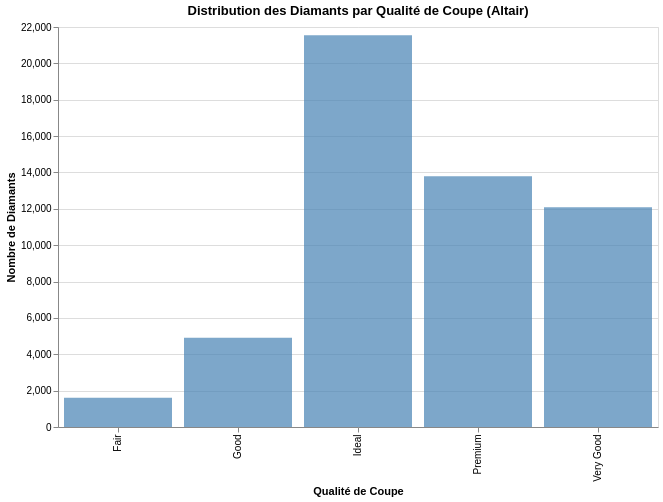

The notebook cell saved with this chart:
### Markdown cell above
### 2.4. Altair

### Code cell
# Créer un diagramme à barres avec Altair
diamonds_by_cut_df = df['cut'].value_counts().reset_index()
diamonds_by_cut_df.columns = ['cut', 'count']

chart = alt.Chart(diamonds_by_cut_df).mark_bar(color='steelblue', opacity=0.7).encode(
    x=alt.X('cut:N', title='Qualité de Coupe'),
    y=alt.Y('count:Q', title='Nombre de Diamants'),
    tooltip=['cut', 'count']
).properties(
    width=600,
    height=400,
    title='Distribution des Diamants par Qualité de Coupe (Altair)'
).interactive()

chart.show()

### Figure 1 — Vega-Lite specification as saved in the notebook (floating-point values rounded to 4 significant figures)
{"config": {"view": {"continuousWidth": 300, "continuousHeight": 300}}, "data": {"name": "data-805ff72a8781605bae6e51f2726fd175"}, "mark": {"type": "bar", "color": "steelblue", "opacity": 0.7}, "encoding": {"tooltip": [{"field": "cut", "type": "nominal"}, {"field": "count", "type": "quantitative"}], "x": {"field": "cut", "title": "Qualité de Coupe", "type": "nominal"}, "y": {"field": "count", "title": "Nombre de Diamants", "type": "quantitative"}}, "height": 400, "params": [{"name": "param_1e9efca18e7a2868", "select": {"type": "interval", "encodings": ["x", "y"]}, "bind": "scales"}], "title": "Distribution des Diamants par Qualité de Coupe (Altair)", "width": 600, "$schema": "https://vega.github.io/schema/vega-lite/v6.1.0.json", "datasets": {"data-805ff72a8781605bae6e51f2726fd175": [{"cut": "Ideal", "count": 21551}, {"cut": "Premium", "count": 13791}, {"cut": "Very Good", "count": 12082}, {"cut": "Good", "count": 4906}, {"cut": "Fair", "count": 1610}]}}
